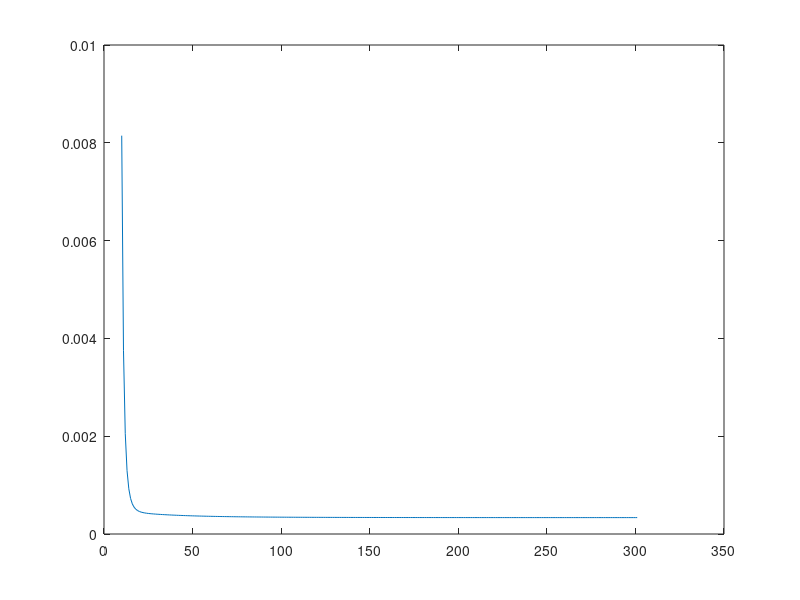

This chart was generated by the following MATLAB code:
function [] = Wykres_punkty( )
wyniki=[];
y=[];
y1=[];
st=9;
 s=linspace(0,3,301);
 y1=2*exp(s)+5*sin(4*s);
for punkty=10:301
    x=linspace(0,3,punkty);
    y=2*exp(x)+5*sin(4*x);
    w=polyfit(x,y,st);
    yw=polyval(w,s);
    wyniki=[wyniki;punkty,mean((y1-yw).^2)];
end
plot(wyniki(:,1),wyniki(:,2));    
end
